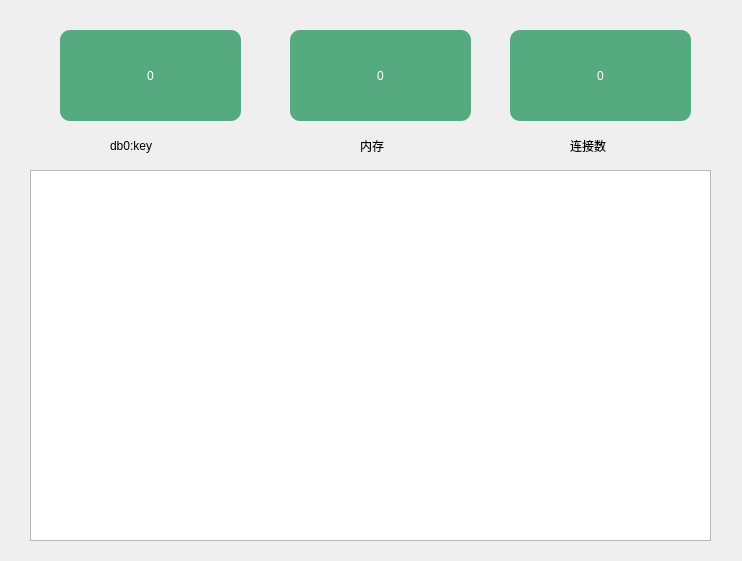
<?xml version="1.0" encoding="UTF-8"?>
<ui version="4.0">
 <class>Form</class>
 <widget class="QWidget" name="Form">
  <property name="geometry">
   <rect>
    <x>0</x>
    <y>0</y>
    <width>742</width>
    <height>561</height>
   </rect>
  </property>
  <property name="windowTitle">
   <string>Form</string>
  </property>
  <widget class="QLabel" name="label_key0">
   <property name="geometry">
    <rect>
     <x>60</x>
     <y>30</y>
     <width>181</width>
     <height>91</height>
    </rect>
   </property>
   <property name="styleSheet">
    <string notr="true">background-color: rgb(85, 170, 127);
font: 28pt &quot;微软雅黑&quot;;
color: rgb(255, 255, 255);
border-radius:10px;</string>
   </property>
   <property name="text">
    <string>0</string>
   </property>
   <property name="alignment">
    <set>Qt::AlignCenter</set>
   </property>
  </widget>
  <widget class="QLabel" name="label_memory">
   <property name="geometry">
    <rect>
     <x>290</x>
     <y>30</y>
     <width>181</width>
     <height>91</height>
    </rect>
   </property>
   <property name="styleSheet">
    <string notr="true">background-color: rgb(85, 170, 127);
font: 28pt &quot;微软雅黑&quot;;
color: rgb(255, 255, 255);
border-radius:10px;</string>
   </property>
   <property name="text">
    <string>0</string>
   </property>
   <property name="alignment">
    <set>Qt::AlignCenter</set>
   </property>
  </widget>
  <widget class="QLabel" name="label_client">
   <property name="geometry">
    <rect>
     <x>510</x>
     <y>30</y>
     <width>181</width>
     <height>91</height>
    </rect>
   </property>
   <property name="styleSheet">
    <string notr="true">background-color: rgb(85, 170, 127);
font: 28pt &quot;微软雅黑&quot;;
color: rgb(255, 255, 255);
border-radius:10px;</string>
   </property>
   <property name="text">
    <string>0</string>
   </property>
   <property name="alignment">
    <set>Qt::AlignCenter</set>
   </property>
  </widget>
  <widget class="QTextEdit" name="textEdit">
   <property name="geometry">
    <rect>
     <x>30</x>
     <y>170</y>
     <width>681</width>
     <height>371</height>
    </rect>
   </property>
   <property name="styleSheet">
    <string notr="true">font: 14pt &quot;微软雅黑&quot;;
color: rgb(89, 89, 89);
</string>
   </property>
   <property name="html">
    <string>&lt;!DOCTYPE HTML PUBLIC &quot;-//W3C//DTD HTML 4.0//EN&quot; &quot;http://www.w3.org/TR/REC-html40/strict.dtd&quot;&gt;
&lt;html&gt;&lt;head&gt;&lt;meta name=&quot;qrichtext&quot; content=&quot;1&quot; /&gt;&lt;style type=&quot;text/css&quot;&gt;
p, li { white-space: pre-wrap; }
&lt;/style&gt;&lt;/head&gt;&lt;body style=&quot; font-family:'微软雅黑'; font-size:14pt; font-weight:400; font-style:normal;&quot;&gt;
&lt;p style=&quot;-qt-paragraph-type:empty; margin-top:0px; margin-bottom:0px; margin-left:0px; margin-right:0px; -qt-block-indent:0; text-indent:0px;&quot;&gt;&lt;br /&gt;&lt;/p&gt;&lt;/body&gt;&lt;/html&gt;</string>
   </property>
  </widget>
  <widget class="QLabel" name="label_4">
   <property name="geometry">
    <rect>
     <x>110</x>
     <y>130</y>
     <width>71</width>
     <height>31</height>
    </rect>
   </property>
   <property name="styleSheet">
    <string notr="true">font: 14pt &quot;微软雅黑&quot;;</string>
   </property>
   <property name="text">
    <string>db0:key</string>
   </property>
  </widget>
  <widget class="QLabel" name="label_5">
   <property name="geometry">
    <rect>
     <x>360</x>
     <y>130</y>
     <width>71</width>
     <height>31</height>
    </rect>
   </property>
   <property name="styleSheet">
    <string notr="true">font: 14pt &quot;微软雅黑&quot;;</string>
   </property>
   <property name="text">
    <string>内存</string>
   </property>
  </widget>
  <widget class="QLabel" name="label_6">
   <property name="geometry">
    <rect>
     <x>570</x>
     <y>130</y>
     <width>71</width>
     <height>31</height>
    </rect>
   </property>
   <property name="styleSheet">
    <string notr="true">font: 14pt &quot;微软雅黑&quot;;</string>
   </property>
   <property name="text">
    <string>连接数</string>
   </property>
  </widget>
 </widget>
 <resources/>
 <connections/>
</ui>
